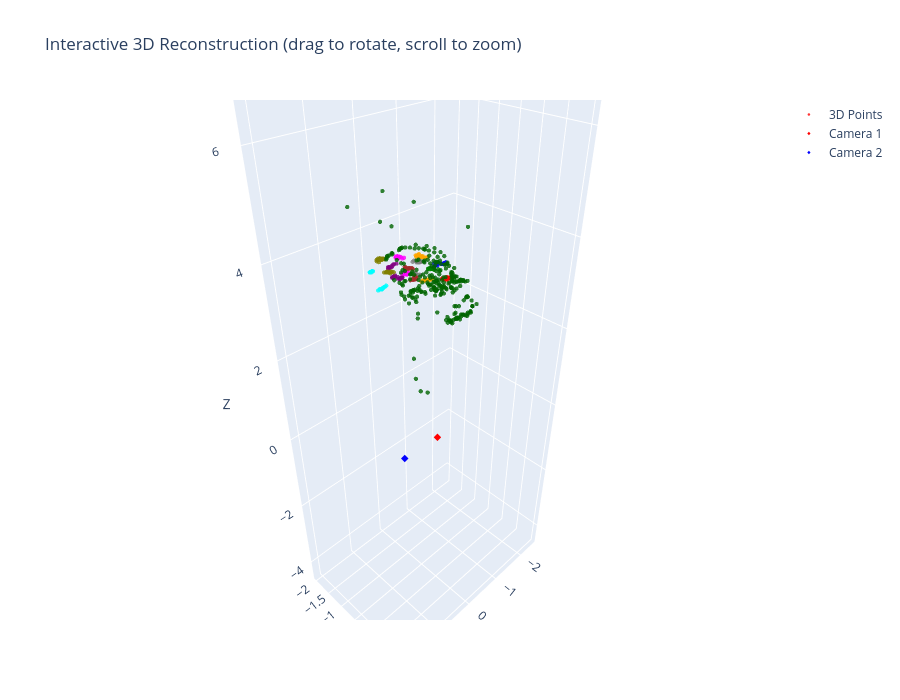

This figure's notebook cell:
### Code cell
import plotly.graph_objects as go

# Build interactive 3D scatter with Plotly
fig = go.Figure()

# Hand-picked maximally-distinct palette for each letter group
_GROUPS = [
    (13,  '#E03C31'),   # S  — vivid red
    (24,  '#2D7DD2'),   # D  — strong blue
    (37,  '#F5A623'),   # A  — warm orange
    (66,  '#44BBA4'),   # B  — teal
    (89,  '#8B5CF6'),   # O  — violet
    (117, '#E36BAE'),   # C1 — hot pink
    (141, '#17BEBB'),   # C2 — cyan
    (166, '#3D5A80'),   # O2 — slate blue
    (194, '#97CC04'),   # N  — lime green
    (215, '#F7B32B'),   # I  — golden yellow
]
_grass_hex = '#4a7c59'                            # natural muted green for objects

colors = []
for i in range(len(points_3d)):
    assigned = False
    for upper, hex_col in _GROUPS:
        if i < upper:
            colors.append(hex_col)
            assigned = True
            break
    if not assigned:
        colors.append(_grass_hex)

# Triangulated points coloured by group, thin black border for clarity
fig.add_trace(go.Scatter3d(
    x=points_3d[:, 0], y=points_3d[:, 1], z=points_3d[:, 2],
    mode='markers',
    marker=dict(
        size=3,
        color=colors,
        opacity=0.9,
        line=dict(width=0.5, color='black'),
    ),
    name='3D Points'
))

# Camera 1 at origin
fig.add_trace(go.Scatter3d(
    x=[0], y=[0], z=[0], mode='markers',
    marker=dict(size=2.5, color='red', symbol='diamond'),
    name='Camera 1'
))

# Camera 2
cam2_pos = -R_opencv.T @ t_opencv
fig.add_trace(go.Scatter3d(
    x=[cam2_pos[0, 0]], y=[cam2_pos[1, 0]], z=[cam2_pos[2, 0]],
    mode='markers',
    marker=dict(size=2.5, color='blue', symbol='diamond'),
    name='Camera 2'
))

fig.update_layout(
    title='Interactive 3D Reconstruction (drag to rotate, scroll to zoom)',
    scene=dict(
        xaxis_title='X', yaxis_title='Y', zaxis_title='Z',
        aspectmode='data'
    ),
    width=900, height=700
)
fig.show()

### Figure 1 — Plotly figure (JSON) as saved in the notebook; plotly's stock layout.template omitted (floating-point values rounded to 4 significant figures; data arrays with more than 128 entries replaced by an {"elided": "..."} marker saying what was removed)
{"data": [{"marker": {"color": {"elided": "466 str values"}, "opacity": 0.8, "size": 2.5}, "mode": "markers", "name": "3D Points", "type": "scatter3d", "x": {"elided": "466 float values"}, "y": {"elided": "466 float values"}, "z": {"elided": "466 float values"}}, {"marker": {"color": "red", "size": 2.5, "symbol": "diamond"}, "mode": "markers", "name": "Camera 1", "type": "scatter3d", "x": [0], "y": [0], "z": [0]}, {"marker": {"color": "blue", "size": 2.5, "symbol": "diamond"}, "mode": "markers", "name": "Camera 2", "type": "scatter3d", "x": [0.9903], "y": [0.06729], "z": [0.1217]}], "layout": {"height": 700, "scene": {"aspectmode": "data", "xaxis": {"title": {"text": "X"}}, "yaxis": {"title": {"text": "Y"}}, "zaxis": {"title": {"text": "Z"}}}, "title": {"text": "Interactive 3D Reconstruction (drag to rotate, scroll to zoom)"}, "width": 900}}
